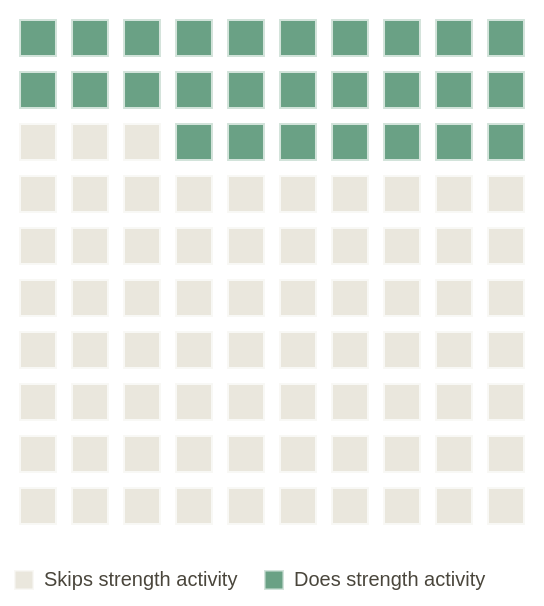

The specification (Vega-Lite) saved for this image:
### Vega-Lite specification from a JSON file in a GitHub repository (floating-point values rounded to 4 significant figures)
{"$schema": "https://vega.github.io/schema/vega-lite/v5.json", "description": "Waffle (unit) chart: each of 100 squares is one in a hundred Australian adults, coloured by whether they do the recommended muscle-strengthening activity on at least two days a week. 73 in 100 do not. The unit-chart idiom turns an abstract percentage into a countable, human-scale picture. Source: ABS National Health Survey 2022 (adults 18-64).", "width": 260, "height": 260, "data": {"sequence": {"start": 0, "stop": 100, "step": 1, "as": "i"}}, "config": {"font": "Archivo, sans-serif", "view": {"stroke": null}, "legend": {"orient": "bottom", "labelColor": "#4a463c", "title": null, "labelLimit": 320}}, "transform": [{"calculate": "floor(datum.i / 10)", "as": "row"}, {"calculate": "datum.i % 10", "as": "col"}, {"calculate": "datum.i < 73 ? 'Skips strength activity' : 'Does strength activity'", "as": "cat"}], "mark": {"type": "square", "size": 360, "stroke": "#ffffff", "strokeWidth": 2}, "encoding": {"x": {"field": "col", "type": "ordinal", "axis": null, "scale": {"paddingInner": 0.12}}, "y": {"field": "row", "type": "ordinal", "axis": null, "sort": "descending", "scale": {"paddingInner": 0.12}}, "color": {"field": "cat", "type": "nominal", "scale": {"domain": ["Skips strength activity", "Does strength activity"], "range": ["#e2ddcf", "#2C7A52"]}}, "tooltip": null}}
